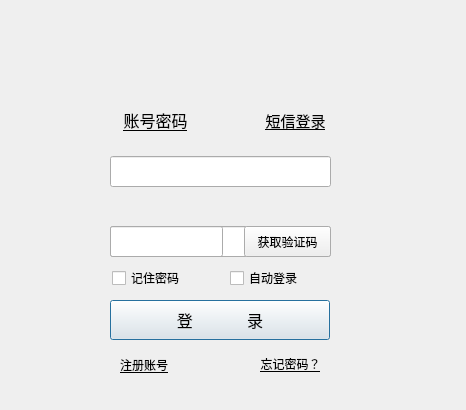
<?xml version="1.0" encoding="UTF-8"?>
<ui version="4.0">
 <class>login</class>
 <widget class="QDialog" name="login">
  <property name="geometry">
   <rect>
    <x>0</x>
    <y>0</y>
    <width>466</width>
    <height>410</height>
   </rect>
  </property>
  <property name="minimumSize">
   <size>
    <width>466</width>
    <height>410</height>
   </size>
  </property>
  <property name="maximumSize">
   <size>
    <width>466</width>
    <height>410</height>
   </size>
  </property>
  <property name="windowTitle">
   <string>login</string>
  </property>
  <widget class="QLineEdit" name="Usr">
   <property name="geometry">
    <rect>
     <x>110</x>
     <y>156</y>
     <width>221</width>
     <height>31</height>
    </rect>
   </property>
   <property name="minimumSize">
    <size>
     <width>221</width>
     <height>31</height>
    </size>
   </property>
   <property name="maximumSize">
    <size>
     <width>221</width>
     <height>31</height>
    </size>
   </property>
   <property name="styleSheet">
    <string notr="true">border-color:gray;</string>
   </property>
   <property name="maxLength">
    <number>20</number>
   </property>
  </widget>
  <widget class="QLineEdit" name="passwd">
   <property name="geometry">
    <rect>
     <x>110</x>
     <y>226</y>
     <width>221</width>
     <height>31</height>
    </rect>
   </property>
   <property name="minimumSize">
    <size>
     <width>221</width>
     <height>31</height>
    </size>
   </property>
   <property name="maximumSize">
    <size>
     <width>221</width>
     <height>31</height>
    </size>
   </property>
   <property name="maxLength">
    <number>10</number>
   </property>
   <property name="echoMode">
    <enum>QLineEdit::Password</enum>
   </property>
  </widget>
  <widget class="QLabel" name="label">
   <property name="geometry">
    <rect>
     <x>100</x>
     <y>100</y>
     <width>111</width>
     <height>41</height>
    </rect>
   </property>
   <property name="minimumSize">
    <size>
     <width>101</width>
     <height>41</height>
    </size>
   </property>
   <property name="cursor">
    <cursorShape>PointingHandCursor</cursorShape>
   </property>
   <property name="text">
    <string>&lt;!DOCTYPE HTML PUBLIC &quot;-//W3C//DTD HTML 4.0//EN&quot; &quot;http://www.w3.org/TR/REC-html40/strict.dtd&quot;&gt;
&lt;html&gt;&lt;head&gt;&lt;meta name=&quot;qrichtext&quot; content=&quot;1&quot; /&gt;&lt;style type=&quot;text/css&quot;&gt;
p, li { white-space: pre-wrap; }
&lt;/style&gt;&lt;/head&gt;&lt;body style=&quot; font-family:'SimSun'; font-size:9pt; font-weight:400; font-style:normal;&quot;&gt;
&lt;p align=&quot;center&quot; style=&quot; margin-top:0px; margin-bottom:0px; margin-left:0px; margin-right:0px; -qt-block-indent:0; text-indent:0px;&quot;&gt;&lt;span style=&quot; font-size:12pt; text-decoration: underline;&quot;&gt;账号密码&lt;/span&gt;&lt;/p&gt;&lt;/body&gt;&lt;/html&gt;</string>
   </property>
  </widget>
  <widget class="QPushButton" name="Login">
   <property name="geometry">
    <rect>
     <x>110</x>
     <y>300</y>
     <width>220</width>
     <height>40</height>
    </rect>
   </property>
   <property name="minimumSize">
    <size>
     <width>220</width>
     <height>40</height>
    </size>
   </property>
   <property name="maximumSize">
    <size>
     <width>220</width>
     <height>40</height>
    </size>
   </property>
   <property name="font">
    <font>
     <family>Agency FB</family>
     <pointsize>12</pointsize>
    </font>
   </property>
   <property name="cursor">
    <cursorShape>OpenHandCursor</cursorShape>
   </property>
   <property name="text">
    <string>登             录</string>
   </property>
  </widget>
  <widget class="QLabel" name="logon">
   <property name="geometry">
    <rect>
     <x>120</x>
     <y>350</y>
     <width>81</width>
     <height>31</height>
    </rect>
   </property>
   <property name="minimumSize">
    <size>
     <width>54</width>
     <height>31</height>
    </size>
   </property>
   <property name="cursor">
    <cursorShape>PointingHandCursor</cursorShape>
   </property>
   <property name="text">
    <string>&lt;!DOCTYPE HTML PUBLIC &quot;-//W3C//DTD HTML 4.0//EN&quot; &quot;http://www.w3.org/TR/REC-html40/strict.dtd&quot;&gt;
&lt;html&gt;&lt;head&gt;&lt;meta name=&quot;qrichtext&quot; content=&quot;1&quot; /&gt;&lt;style type=&quot;text/css&quot;&gt;
p, li { white-space: pre-wrap; }
&lt;/style&gt;&lt;/head&gt;&lt;body style=&quot; font-family:'SimSun'; font-size:9pt; font-weight:400; font-style:normal;&quot;&gt;
&lt;p style=&quot; margin-top:0px; margin-bottom:0px; margin-left:0px; margin-right:0px; -qt-block-indent:0; text-indent:0px;&quot;&gt;&lt;span style=&quot; text-decoration: underline;&quot;&gt;注册账号&lt;/span&gt;&lt;/p&gt;&lt;/body&gt;&lt;/html&gt;</string>
   </property>
  </widget>
  <widget class="QLabel" name="mail_login">
   <property name="geometry">
    <rect>
     <x>230</x>
     <y>100</y>
     <width>131</width>
     <height>41</height>
    </rect>
   </property>
   <property name="minimumSize">
    <size>
     <width>101</width>
     <height>41</height>
    </size>
   </property>
   <property name="cursor">
    <cursorShape>PointingHandCursor</cursorShape>
   </property>
   <property name="text">
    <string>&lt;!DOCTYPE HTML PUBLIC &quot;-//W3C//DTD HTML 4.0//EN&quot; &quot;http://www.w3.org/TR/REC-html40/strict.dtd&quot;&gt;
&lt;html&gt;&lt;head&gt;&lt;meta name=&quot;qrichtext&quot; content=&quot;1&quot; /&gt;&lt;style type=&quot;text/css&quot;&gt;
p, li { white-space: pre-wrap; }
&lt;/style&gt;&lt;/head&gt;&lt;body style=&quot; font-family:'SimSun'; font-size:9pt; font-weight:400; font-style:normal;&quot;&gt;
&lt;p align=&quot;center&quot; style=&quot; margin-top:0px; margin-bottom:0px; margin-left:0px; margin-right:0px; -qt-block-indent:0; text-indent:0px;&quot;&gt;&lt;span style=&quot; font-size:11pt; text-decoration: underline;&quot;&gt;短信登录&lt;/span&gt;&lt;/p&gt;&lt;/body&gt;&lt;/html&gt;</string>
   </property>
  </widget>
  <widget class="QLabel" name="losepasswd">
   <property name="geometry">
    <rect>
     <x>250</x>
     <y>350</y>
     <width>81</width>
     <height>29</height>
    </rect>
   </property>
   <property name="minimumSize">
    <size>
     <width>81</width>
     <height>29</height>
    </size>
   </property>
   <property name="maximumSize">
    <size>
     <width>81</width>
     <height>29</height>
    </size>
   </property>
   <property name="cursor">
    <cursorShape>PointingHandCursor</cursorShape>
   </property>
   <property name="text">
    <string>&lt;!DOCTYPE HTML PUBLIC &quot;-//W3C//DTD HTML 4.0//EN&quot; &quot;http://www.w3.org/TR/REC-html40/strict.dtd&quot;&gt;
&lt;html&gt;&lt;head&gt;&lt;meta name=&quot;qrichtext&quot; content=&quot;1&quot; /&gt;&lt;style type=&quot;text/css&quot;&gt;
p, li { white-space: pre-wrap; }
&lt;/style&gt;&lt;/head&gt;&lt;body style=&quot; font-family:'SimSun'; font-size:9pt; font-weight:400; font-style:normal;&quot;&gt;
&lt;p align=&quot;center&quot; style=&quot; margin-top:0px; margin-bottom:0px; margin-left:0px; margin-right:0px; -qt-block-indent:0; text-indent:0px;&quot;&gt;&lt;span style=&quot; text-decoration: underline;&quot;&gt;忘记密码？&lt;/span&gt;&lt;/p&gt;&lt;/body&gt;&lt;/html&gt;</string>
   </property>
  </widget>
  <widget class="QLineEdit" name="authcode">
   <property name="geometry">
    <rect>
     <x>110</x>
     <y>226</y>
     <width>113</width>
     <height>31</height>
    </rect>
   </property>
   <property name="minimumSize">
    <size>
     <width>113</width>
     <height>31</height>
    </size>
   </property>
   <property name="maximumSize">
    <size>
     <width>113</width>
     <height>31</height>
    </size>
   </property>
  </widget>
  <widget class="QPushButton" name="auth_code">
   <property name="geometry">
    <rect>
     <x>244</x>
     <y>226</y>
     <width>87</width>
     <height>31</height>
    </rect>
   </property>
   <property name="minimumSize">
    <size>
     <width>87</width>
     <height>31</height>
    </size>
   </property>
   <property name="maximumSize">
    <size>
     <width>87</width>
     <height>31</height>
    </size>
   </property>
   <property name="cursor">
    <cursorShape>PointingHandCursor</cursorShape>
   </property>
   <property name="text">
    <string>获取验证码</string>
   </property>
  </widget>
  <widget class="QCheckBox" name="checkBox">
   <property name="enabled">
    <bool>true</bool>
   </property>
   <property name="geometry">
    <rect>
     <x>112</x>
     <y>270</y>
     <width>101</width>
     <height>16</height>
    </rect>
   </property>
   <property name="minimumSize">
    <size>
     <width>71</width>
     <height>16</height>
    </size>
   </property>
   <property name="cursor">
    <cursorShape>PointingHandCursor</cursorShape>
   </property>
   <property name="text">
    <string>记住密码</string>
   </property>
   <property name="checked">
    <bool>false</bool>
   </property>
  </widget>
  <widget class="QCheckBox" name="checkBox_2">
   <property name="geometry">
    <rect>
     <x>230</x>
     <y>270</y>
     <width>101</width>
     <height>16</height>
    </rect>
   </property>
   <property name="minimumSize">
    <size>
     <width>71</width>
     <height>16</height>
    </size>
   </property>
   <property name="cursor">
    <cursorShape>PointingHandCursor</cursorShape>
   </property>
   <property name="text">
    <string>自动登录</string>
   </property>
   <property name="checked">
    <bool>false</bool>
   </property>
  </widget>
  <widget class="QWidget" name="widget" native="true">
   <property name="geometry">
    <rect>
     <x>0</x>
     <y>0</y>
     <width>471</width>
     <height>80</height>
    </rect>
   </property>
   <property name="minimumSize">
    <size>
     <width>471</width>
     <height>80</height>
    </size>
   </property>
   <property name="maximumSize">
    <size>
     <width>471</width>
     <height>80</height>
    </size>
   </property>
   <property name="styleSheet">
    <string notr="true">background-image: url(:/images/img/head.png);</string>
   </property>
  </widget>
 </widget>
 <layoutdefault spacing="6" margin="11"/>
 <resources/>
 <connections/>
</ui>
